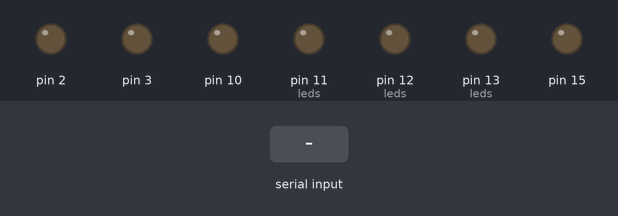
Bench run of a sketch on a simulated Arduino Uno, built with avr-gcc and run on an emulated ATmega328P. Shown: output pins drawn as LEDs (lit = HIGH). The inputs (shaded band) are chosen by the test bench.

Above: at 1.2 s.
1.3 s: "1,90\n" received over Serial
At 2.5 s:
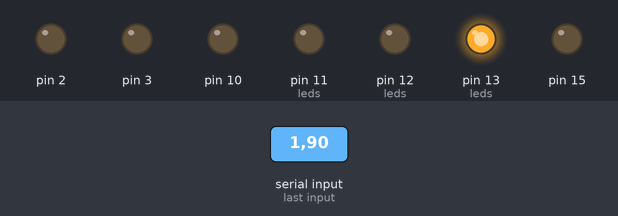
2.8 s: "90,45,200\n" received over Serial
At 3.8 s:
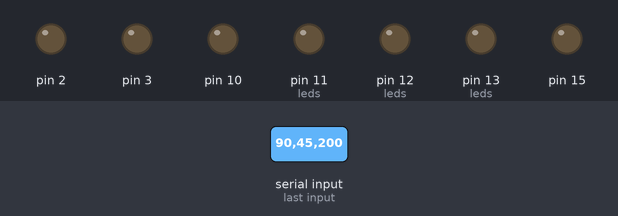
Timing chart, 0 to 5.8 s (numbered marks = the images above; inputs shaded):
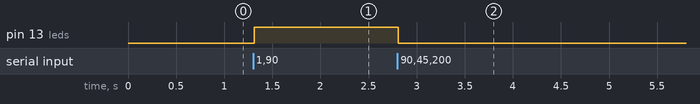

The sketch:

Smart_Lamp.ino
```cpp
int red = 13;
int green = 12;
int blue = 11;
int leds[3] = {red, green, blue};

String msg;

void setup() {
  // put your setup code here, to run once:
  Serial.begin(115200);
  Serial.setTimeout(10);
}

void loop() {
  // put your main code here, to run repeatedly:
  while(!Serial.available());
  msg = Serial.readString();

  // No. of leds to control
  int n_leds = msg.substring(0).toInt();

  // distance between thumb & index
  String finger_dist_str = msg.substring(2);
  int finger_dist = finger_dist_str.toInt();

  // Map 0-20 to 0-255
  int sign = map(finger_dist, 0, 25, 0, 255);

  // Apply lumination to No. of leds to control
  for(int i = 0; i < n_leds; i++) {
    analogWrite(leds[i], sign);
  }
}
```

Smart_Lamp.cpp
```cpp
// This file is the code within .ino file, just in case you couldn't open it

int red = 13;
int green = 12;
int blue = 11;
int leds[3] = {red, green, blue};

String msg;

void setup() {
  Serial.begin(115200);
  Serial.setTimeout(10);
}

void loop() {
  while(!Serial.available());
  msg = Serial.readString();

  // No. of leds to control
  int n_leds = msg.substring(0).toInt();

  // distance between thumb & index
  String finger_dist_str = msg.substring(2);
  int finger_dist = finger_dist_str.toInt();

  // Map 0-25 to 0-255
  int sign = map(finger_dist, 0, 25, 0, 255);

  // Apply lumination to No. of leds to control
  for(int i = 0; i < n_leds; i++) {
    analogWrite(leds[i], sign);
  }
}
```

Measured:
- after the input at 1.3 s, pin 13 (leds): LOW → HIGH at once
- after the input at 2.8 s, pin 13 (leds): HIGH → LOW at once
